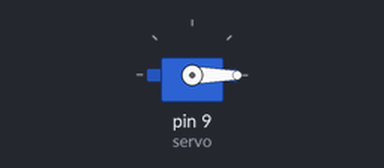
Simulated run of this sketch. Board: Arduino Uno, built with avr-gcc and run on an emulated ATmega328P. Shown: servo. What the sketch prints to the serial monitor is not drawn.

Above: at 0.05 s.
At 1.5 s:
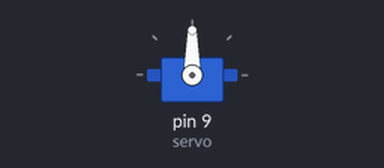
At 3.0 s:
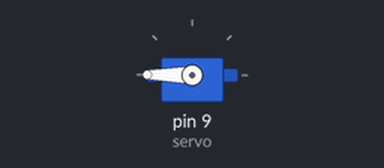
Timing chart, 0 to 6.9 s (numbered marks = the images above):
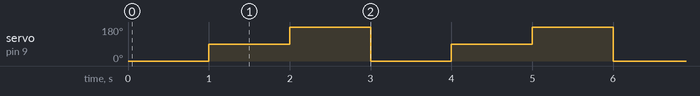

The sketch:

testservo.ino
```cpp
#include <Servo.h>
int servo = 9;
int goc;

Servo myServo;


void setup()
{
    Serial.begin(9600);

    myServo.attach(servo);
}


void loop()
{
    myServo.write(0);
    goc = myServo.read();
    Serial.print("Góc hiện tại: "); Serial.println(goc);
    delay(1000);

    myServo.write(90);
    goc = myServo.read();
    Serial.print("Góc hiện tại: "); Serial.println(goc);
    delay(1000);

    myServo.write(180);
    goc = myServo.read();
    Serial.print("Góc hiện tại: "); Serial.println(goc);
    delay(1000);

}
```

Measured:
- by itself, servo on pin 9 (servo): repeats every 3.0 s: 180° 1.0 s, 0° 1.0 s, 90° 1.0 s
